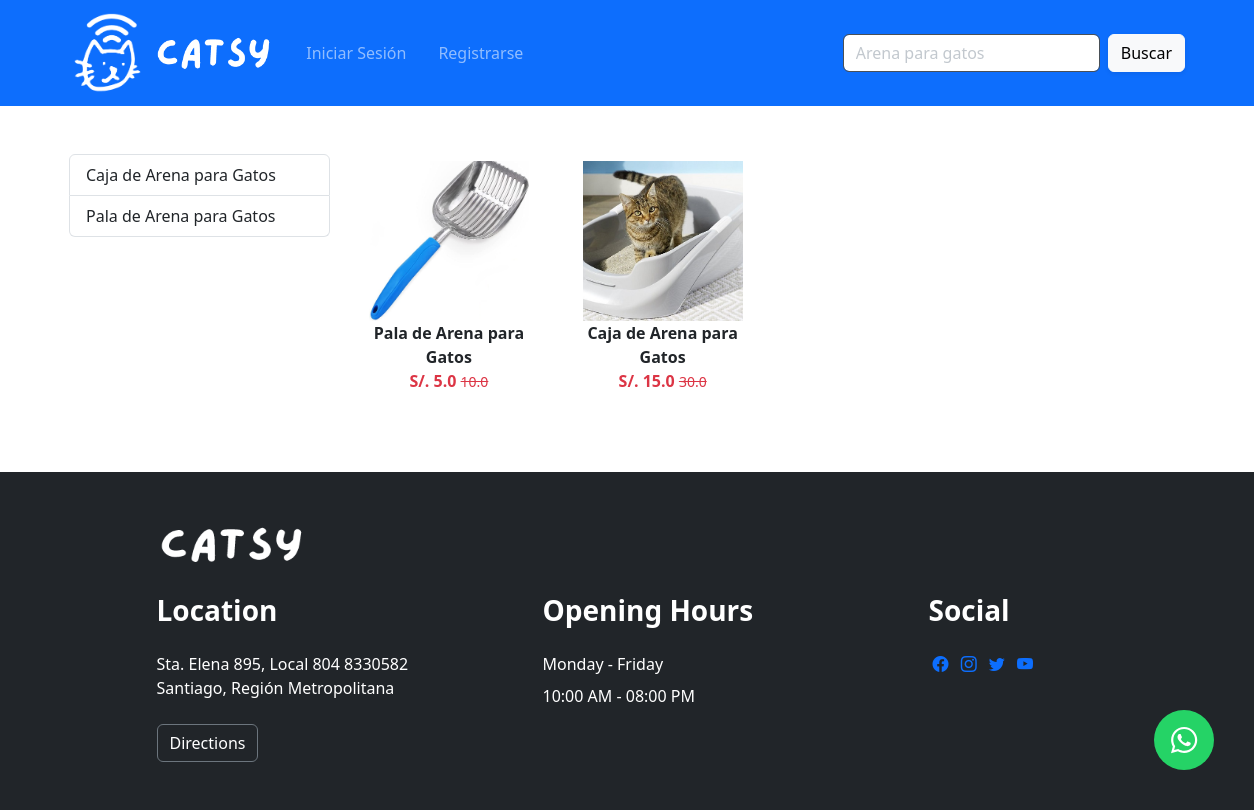
Before: /category/AC with the older database file.
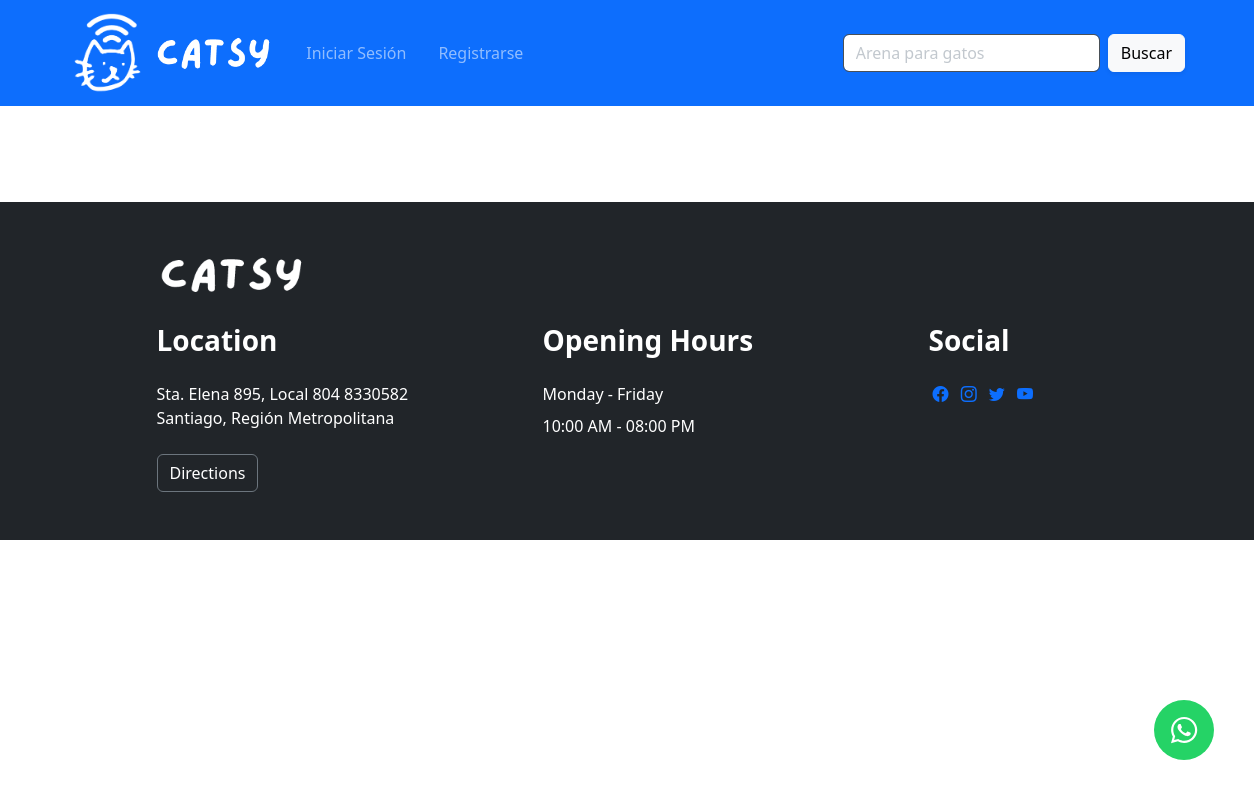
After: the same page with the newer database file.
### app/models.py (models this page shows, shortened)
class Product(models.Model):
    title = models.CharField(max_length=100)
    selling_price = models.FloatField()
    discounted_price = models.FloatField()
    description = models.TextField()
    composition = models.TextField()
    prodapp = models.TextField(default='')
    category = models.CharField(choices=CATEGORY_CHOICES, max_length=2)
    product_image = models.ImageField(upload_to='product')

### app/views.py (the view)
# urls.py: path("category/<slug:val>", views.CategoryView.as_view(), name="category"),
class CategoryView(View):
    def get(self, request, val):
        totalitem = 0
        if request.user.is_authenticated:
            totalitem = len(Cart.objects.filter(user=request.user))
        product = Product.objects.filter(category=val)
        title = Product.objects.filter(category=val).values('title')
        return render(request, "app/category.html", locals())

### app/templates/app/category.html (shortened to what this page needs)
{% extends 'app/base.html' %}
{% load static %}
{% block content %}
<div class="container my-5">
    <div class="row">
        <div class="col-sm-3">
            <div class="list-group">
                {% for val in title|dictsort:'title' %}
                <a href="{% url 'category-title' val.title %}" class="list-group-item list-group-item-action" aria-current="true">{{ val.title }}</a>
                {% endfor %}
            </div>
        </div>
        <div class="col-sm-9">
            <div class="row">
                {% for prod in product %}
                    {% if forloop.counter0|divisibleby:4 %}
                        </div><div class="row">
                    {% endif %}
                    <div class="col-sm-3 text-center mb-4">
                        <a href="{% url 'product-detail' prod.id %}" class="btn">
                            <div>
                                <img src="{{ prod.product_image.url }}" class="img-fluid product-image" />
                                <div class="fw-bold">{{prod.title}}</div>
                                <div class="fw-bold text-danger">S/. {{prod.discounted_price}}
                                    <small class="fw-light text-decoration-line-through"> {{prod.selling_price}} </small>
                                </div>
                            </div>
                        </a>
                    </div>
                {% endfor %}
            </div>
        </div>
    </div>
</div>
<a href="https://wa.me/56976206891?text=Me%20gustaría%20saber%20el%20precio%20del%20producto" class="whatsapp" target="_blank">
    <i class="fab fa-whatsapp whatsapp-icon"></i>
</a>
{% endblock content %}

Changed rows visible on the page:
removed Product: product_image (picture), title "Pala de Arena para Gatos", discounted_price "5.0", selling_price "10.0"
removed Product: product_image (picture), title "Caja de Arena para Gatos", discounted_price "15.0", selling_price "30.0"
Other visible differences:
list line gone: "Caja de Arena para Gatos"
list line gone: "Pala de Arena para Gatos"
